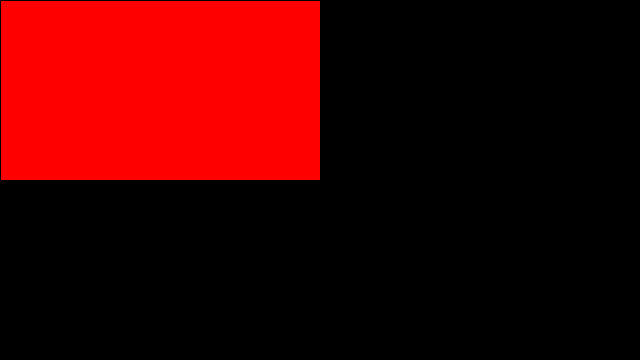
Frame 1 (no input)
Frame 60 (the mouse pressed at the canvas centre just before this capture): identical to frame 1, image omitted
Frame 120 (the mouse held since frame 60 and released just before this capture): blank canvas, image omitted

The Processing sketch that drew this single still picture (run headless with seeded random() and noise(); from frame 60 on, the mouse is pressed at the canvas centre):

// Processing sketch: AND_EXERCISE
// ── AND_EXERCISE.pde
void setup(){
  size (640,360);
}

void draw(){
  background(0);
  
  if ((mouseX < 320) && (mouseY < 180)){
  fill(255,0,0);
  rect(0,0,320,180);
  }
  if ((mouseX > 320) && (mouseY < 180)){
  fill(0,255,0);
  rect(320,0,320,180);
  }
  if ((mouseX < 320) && (mouseY > 180)){
  fill(0,0,255);
  rect(0,180,320,180);
  }
  if ((mouseX > 320) && (mouseY > 180)){
  fill(255,150,0);
  rect(320,180,320,180);
  }
}
